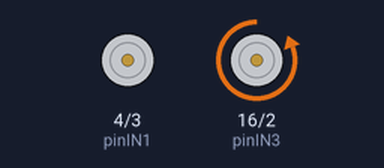
Bench run of a program on a simulated Arduino Uno, built with avr-gcc and run on an emulated ATmega328P. Parts: motor-driver pin pairs drawn as motors (green arrow = first pin HIGH = forward, orange = second pin HIGH = backward, longer = more drive, scaled by the enable pin).

Above: at 1.0 s.
At 3.0 s:
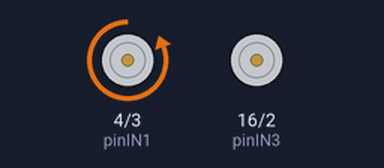
Timing chart, 0 to 5.2 s (numbered marks = the images above):
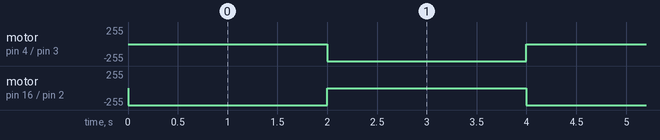

The program:

main.cpp
```cpp
/*********************************************************************************************
   Contrôle de deux moteurs cc avec un L298N
   http://electroniqueamateur.blogspot.com/2016/06/controle-dun-ou-deux-moteurs-cc-avec.html
 *********************************************************************************************/

// définition des pins de l'Arduino qui contrôlent le 1er moteur

#include <Arduino.h>

/*********************************************************************************************
   Contrôle de deux moteurs cc avec un L298N
   http://electroniqueamateur.blogspot.com/2016/06/controle-dun-ou-deux-moteurs-cc-avec.html
 *********************************************************************************************/

// définition des pins de l'Arduino qui contrôlent le 1er moteur
#define pinIN1 4
#define pinIN2 3
#define pinENA 1 // doit être une pin PWM

// définition des pins de l'Arduino qui contrôlent le 2e moteur
#define pinIN3 16
#define pinIN4 2
#define pinENB 15 // doit être une pin PWM


void setup() {

  // toutes ces pins sont des sorties

  pinMode(pinIN1, OUTPUT);
  pinMode(pinIN2, OUTPUT);
  pinMode(pinENA, OUTPUT);

  pinMode(pinIN3, OUTPUT);
  pinMode(pinIN4, OUTPUT);
  pinMode(pinENB, OUTPUT);

}

void loop() {

  // le premier moteur tourne en marche avant, lentement

  analogWrite(pinENA, 20); // vitesse lente (entre 0 et 255)
  // si le moteur ne tourne pas du tout, augmentez la valeur
  digitalWrite(pinIN1, true);
  digitalWrite(pinIN2, false);

  // le deuxième moteur en marche arrière, rapidement

  analogWrite(pinENB, 200); // vitesse assez rapide
  digitalWrite(pinIN3, false);
  digitalWrite(pinIN4, true);

  // on les laisse tourner comme ça pendant 2 secondes

  delay(2000);

  // le premier moteur tourne en marche arrière, rapidement

  analogWrite(pinENA, 255); // vitesse maximale
  digitalWrite(pinIN1, false); // le contraire de ce qu'on avait en marche avant
  digitalWrite(pinIN2, true);

  analogWrite(pinENB, 40); // vitesse assez lente: augmentez le nombre si votre moteur ne tourne pas du tout
  digitalWrite(pinIN3, true); // le contraire de ce qu'on avait en marche arrière
  digitalWrite(pinIN4, false);

  // on les laisse tourner comme ça pendant 2 secondes

  delay(2000);

}
```

Measured:
- by itself, motor on pin 4 (pinIN1) / pin 3 (pinIN2), motor on pin 16 (pinIN3) / pin 2 (pinIN4): alternates backward 255/255 for 2.0 s and stopped for 2.0 s
